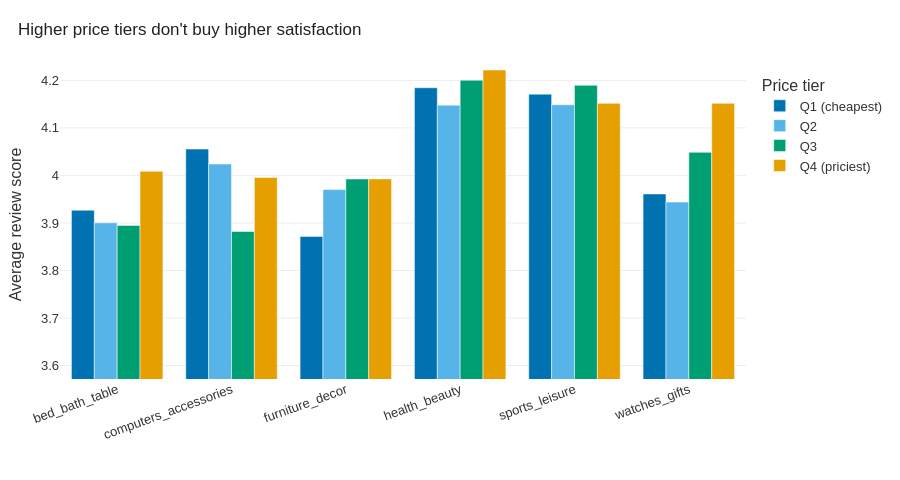

The notebook cell saved with this chart:
### Markdown cell above
### Q6 — How do review scores relate to price tier, and does that relationship hold across product categories?

### Code cell
d = delivered.dropna(subset=['review_score']).copy()
d['price_tier'] = pd.qcut(d['price'], 4, labels=['Q1 (cheapest)','Q2','Q3','Q4 (priciest)'])
top6 = items.groupby('product_category_name_english')['item_total'].sum().sort_values(ascending=False).head(6).index
d6 = d[d['product_category_name_english'].isin(top6)]

pivot = d6.groupby(['product_category_name_english','price_tier'], observed=True)['review_score'].mean().reset_index()

fig = px.bar(pivot, x='product_category_name_english', y='review_score', color='price_tier', barmode='group',
             color_discrete_sequence=CVD_SEQ,
             labels={'product_category_name_english': '', 'review_score': 'Average review score', 'price_tier': 'Price tier'})
fig = style(fig, "Higher price tiers don't buy higher satisfaction", height=480)
fig.update_yaxes(range=[max(0, pivot['review_score'].min()-0.3), min(5, pivot['review_score'].max())])
fig.update_xaxes(tickangle=-20)
fig.show()

### Figure 1 — Plotly figure (JSON) as saved in the notebook; plotly's stock layout.template omitted (floating-point values rounded to 4 significant figures)
{"data": [{"alignmentgroup": "True", "hovertemplate": "Price tier=Q1 (cheapest)<br>=%{x}<br>Average review score=%{y}<extra></extra>", "legendgroup": "Q1 (cheapest)", "marker": {"color": "#0072B2", "pattern": {"shape": ""}}, "name": "Q1 (cheapest)", "offsetgroup": "Q1 (cheapest)", "orientation": "v", "showlegend": true, "textposition": "auto", "type": "bar", "x": ["bed_bath_table", "computers_accessories", "furniture_decor", "health_beauty", "sports_leisure", "watches_gifts"], "xaxis": "x", "y": [3.927, 4.055, 3.872, 4.184, 4.171, 3.961], "yaxis": "y"}, {"alignmentgroup": "True", "hovertemplate": "Price tier=Q2<br>=%{x}<br>Average review score=%{y}<extra></extra>", "legendgroup": "Q2", "marker": {"color": "#56B4E9", "pattern": {"shape": ""}}, "name": "Q2", "offsetgroup": "Q2", "orientation": "v", "showlegend": true, "textposition": "auto", "type": "bar", "x": ["bed_bath_table", "computers_accessories", "furniture_decor", "health_beauty", "sports_leisure", "watches_gifts"], "xaxis": "x", "y": [3.9, 4.024, 3.97, 4.148, 4.149, 3.944], "yaxis": "y"}, {"alignmentgroup": "True", "hovertemplate": "Price tier=Q3<br>=%{x}<br>Average review score=%{y}<extra></extra>", "legendgroup": "Q3", "marker": {"color": "#009E73", "pattern": {"shape": ""}}, "name": "Q3", "offsetgroup": "Q3", "orientation": "v", "showlegend": true, "textposition": "auto", "type": "bar", "x": ["bed_bath_table", "computers_accessories", "furniture_decor", "health_beauty", "sports_leisure", "watches_gifts"], "xaxis": "x", "y": [3.895, 3.882, 3.993, 4.2, 4.19, 4.049], "yaxis": "y"}, {"alignmentgroup": "True", "hovertemplate": "Price tier=Q4 (priciest)<br>=%{x}<br>Average review score=%{y}<extra></extra>", "legendgroup": "Q4 (priciest)", "marker": {"color": "#E69F00", "pattern": {"shape": ""}}, "name": "Q4 (priciest)", "offsetgroup": "Q4 (priciest)", "orientation": "v", "showlegend": true, "textposition": "auto", "type": "bar", "x": ["bed_bath_table", "computers_accessories", "furniture_decor", "health_beauty", "sports_leisure", "watches_gifts"], "xaxis": "x", "y": [4.009, 3.996, 3.993, 4.222, 4.152, 4.152], "yaxis": "y"}], "layout": {"barmode": "group", "font": {"color": "#333", "family": "Arial", "size": 13}, "height": 480, "legend": {"bgcolor": "rgba(0,0,0,0)", "title": {"text": "Price tier"}, "tracegroupgap": 0}, "margin": {"b": 60, "l": 60, "r": 40, "t": 70}, "paper_bgcolor": "white", "plot_bgcolor": "white", "title": {"font": {"color": "#222", "family": "Arial", "size": 17}, "text": "Higher price tiers don't buy higher satisfaction", "x": 0.02, "xanchor": "left"}, "width": 900, "xaxis": {"anchor": "y", "domain": [0, 1], "showgrid": false, "tickangle": -20, "title": {"text": ""}, "zeroline": false}, "yaxis": {"anchor": "x", "domain": [0, 1], "gridcolor": "#EDEDED", "range": [3.572, 4.222], "showgrid": true, "title": {"text": "Average review score"}, "zeroline": false}}}
